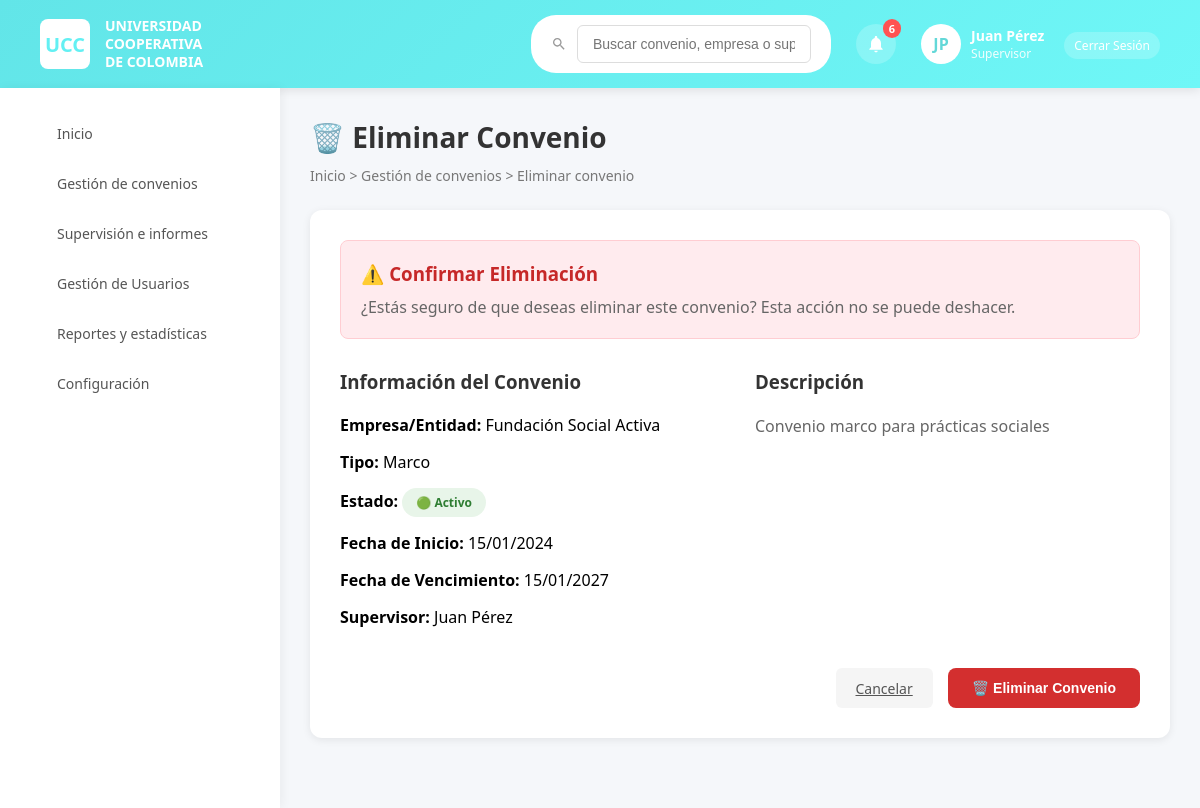
Page /1/eliminar/ (signed in) on the committed database.
### usuarios/models.py (models this page shows, shortened)
class PerfilUsuario(models.Model):
    ROL_CHOICES = [
        ('admin', 'Administrador'),
        ('supervisor', 'Supervisor'),
        ('estudiante', 'Estudiante'),
    ]
    ESTADO_CHOICES = [
        ('activo', 'Activo'),
        ('pendiente', 'Pendiente'),
        ('inactivo', 'Inactivo'),
    ]
    user = models.OneToOneField(User, on_delete=models.CASCADE, verbose_name="Usuario")
    rol = models.CharField(max_length=20, choices=ROL_CHOICES, default='estudiante', verbose_name="Rol")
    estado = models.CharField(max_length=20, choices=ESTADO_CHOICES, default='activo', verbose_name="Estado")
    telefono = models.CharField(max_length=20, blank=True, verbose_name="Teléfono")
    direccion = models.TextField(blank=True, verbose_name="Dirección")
    fecha_nacimiento = models.DateField(null=True, blank=True, verbose_name="Fecha de Nacimiento")
    foto_perfil = models.ImageField(upload_to='perfiles/', blank=True, null=True, verbose_name="Foto de Perfil")
    ultimo_acceso = models.DateTimeField(null=True, blank=True, verbose_name="Último Acceso")
    fecha_creacion = models.DateTimeField(auto_now_add=True, verbose_name="Fecha de Creación")
    fecha_actualizacion = models.DateTimeField(auto_now=True, verbose_name="Fecha de Actualización")
    class Meta:
        verbose_name = "Perfil de Usuario"
        verbose_name_plural = "Perfiles de Usuarios"
        ordering = ['-fecha_creacion']
    @property
    def iniciales(self):
        nombre = self.user.first_name or ''
        apellido = self.user.last_name or ''
        if nombre and apellido:
            return f"{nombre[0]}{apellido[0]}".upper()
        elif nombre:
            return nombre[0].upper()
        elif apellido:
            return apellido[0].upper()
        else:
            return self.user.username[:2].upper()

### convenios/models.py (models this page shows, shortened)
class Convenio(models.Model):
    TIPO_CHOICES = [
        ('marco', 'Marco'),
        ('practicas', 'Prácticas'),
        ('bienestar', 'Bienestar'),
    ]
    ESTADO_CHOICES = [
        ('activo', 'Activo'),
        ('por_vencer', 'Por vencer'),
        ('vencido', 'Vencido'),
        ('revision', 'En revisión'),
        ('juridico', 'En jurídico'),
        ('firma', 'En firma'),
        ('aprobado', 'Aprobado'),
        ('rechazado', 'Rechazado'),
    ]
    empresa_entidad = models.CharField(max_length=200, verbose_name="Empresa/Entidad")
    tipo = models.CharField(max_length=20, choices=TIPO_CHOICES, verbose_name="Tipo")
    fecha_inicio = models.DateField(verbose_name="Fecha de Inicio")
    fecha_vencimiento = models.DateField(verbose_name="Fecha de Vencimiento")
    estado = models.CharField(max_length=20, choices=ESTADO_CHOICES, default='activo', verbose_name="Estado")
    supervisor = models.ForeignKey(User, on_delete=models.SET_NULL, null=True, blank=True, verbose_name="Supervisor")
    descripcion = models.TextField(blank=True, verbose_name="Descripción")
    archivo_convenio = models.FileField(upload_to='convenios/', blank=True, null=True, verbose_name="Archivo del Convenio")
    fecha_creacion = models.DateTimeField(auto_now_add=True, verbose_name="Fecha de Creación")
    fecha_actualizacion = models.DateTimeField(auto_now=True, verbose_name="Fecha de Actualización")
    class Meta:
        verbose_name = "Convenio"
        verbose_name_plural = "Convenios"
        ordering = ['-fecha_creacion']

### convenios/views.py (the view)
# urls.py: path('<int:convenio_id>/eliminar/', views.eliminar_convenio, name='eliminar_convenio'),
@login_required
def eliminar_convenio(request, convenio_id):
    convenio = get_object_or_404(Convenio, id=convenio_id)
    if request.method == 'POST':
        convenio.delete()
        return redirect('convenios:lista_convenios')
    context = {
        'convenio': convenio,
    }
    return render(request, 'convenios/eliminar_convenio.html', context)

### templates/convenios/eliminar_convenio.html (shortened to what this page needs)
{% extends 'base.html' %}
{% block content %}
<h1 class="page-title">🗑️ Eliminar Convenio</h1>
<div class="breadcrumb">Inicio > Gestión de convenios > Eliminar convenio</div>
<div class="table-container">
    <div style="padding: 30px;">
        <div style="background: #ffebee; border: 1px solid #ffcdd2; border-radius: 8px; padding: 20px; margin-bottom: 30px;">
            <h3 style="color: #c62828; margin-bottom: 10px;">⚠️ Confirmar Eliminación</h3>
            <p style="color: #666; margin: 0;">¿Estás seguro de que deseas eliminar este convenio? Esta acción no se puede deshacer.</p>
        </div>
        <div style="display: grid; grid-template-columns: 1fr 1fr; gap: 30px;">
            <div>
                <h3 style="margin-bottom: 20px; color: #333;">Información del Convenio</h3>
                <div style="display: grid; gap: 15px;">
                    <div>
                        <strong>Empresa/Entidad:</strong> {{ convenio.empresa_entidad }}
                    </div>
                    <div>
                        <strong>Tipo:</strong> {{ convenio.get_tipo_display }}
                    </div>
                    <div>
                        <strong>Estado:</strong>
                        {% if convenio.estado == 'activo' %}
                            <span class="status-badge status-activo">🟢 Activo</span>
                        {% elif convenio.estado == 'por_vencer' %}
                            <span class="status-badge status-por-vencer">🟡 Por vencer</span>
                        {% elif convenio.estado == 'vencido' %}
                            <span class="status-badge status-vencido">🔴 Vencido</span>
                        {% else %}
                            <span class="status-badge status-pendiente">{{ convenio.get_estado_display }}</span>
                        {% endif %}
                    </div>
                    <div>
                        <strong>Fecha de Inicio:</strong> {{ convenio.fecha_inicio|date:"d/m/Y" }}
                    </div>
                    <div>
                        <strong>Fecha de Vencimiento:</strong> {{ convenio.fecha_vencimiento|date:"d/m/Y" }}
                    </div>
                    <div>
                        <strong>Supervisor:</strong> {{ convenio.supervisor.get_full_name|default:convenio.supervisor.username }}
                    </div>
                </div>
            </div>
            <div>
                <h3 style="margin-bottom: 20px; color: #333;">Descripción</h3>
                <p style="color: #666; line-height: 1.6;">{{ convenio.descripcion|default:"No hay descripción disponible." }}</p>
            </div>
        </div>
        <form method="post" style="margin-top: 40px;">
            <div style="display: flex; gap: 15px; justify-content: flex-end;">
                <a href="/convenios/" class="btn btn-secondary">Cancelar</a>
                <button type="submit" class="btn btn-danger" onclick="return confirm('¿Estás seguro de que deseas eliminar este convenio?')">
                    🗑️ Eliminar Convenio
                </button>
            </div>
        </form>
    </div>
</div>
{% endblock %}

### templates/base.html (shortened to what this page needs)
<!DOCTYPE html>
<html lang="es">
<head>
    {% load static %}
</head>
<body>
    <div class="header">
        <div class="logo-section">
            <div class="logo">UCC</div>
            <div class="university-name">
                UNIVERSIDAD<br>
                COOPERATIVA<br>
                DE COLOMBIA
            </div>
        </div>
        <div class="header-actions">
            <div class="search-bar">
                <svg width="18" height="18" fill="#999" viewBox="0 0 24 24">
                    <path d="M15.5 14h-.79l-.28-.27C15.41 12.59 16 11.11 16 9.5 16 5.91 13.09 3 9.5 3S3 5.91 3 9.5 5.91 16 9.5 16c1.61 0 3.09-.59 4.23-1.57l.27.28v.79l5 4.99L20.49 19l-4.99-5zm-6 0C7.01 14 5 11.99 5 9.5S7.01 5 9.5 5 14 7.01 14 9.5 11.99 14 9.5 14z"/>
                </svg>
                <input type="text" placeholder="Buscar convenio, empresa o supervisor...">
            </div>
            <div class="icon-btn">
                <svg width="20" height="20" fill="white" viewBox="0 0 24 24">
                    <path d="M12 22c1.1 0 2-.9 2-2h-4c0 1.1.89 2 2 2zm6-6v-5c0-3.07-1.64-5.64-4.5-6.32V4c0-.83-.67-1.5-1.5-1.5s-1.5.67-1.5 1.5v.68C7.63 5.36 6 7.92 6 11v5l-2 2v1h16v-1l-2-2z"/>
                </svg>
                <span class="badge">6</span>
            </div>
            <div class="user-profile">
                <div class="user-avatar">
                    {% if user.is_authenticated %}
                        {% if user.perfilusuario.iniciales %}
                            {{ user.perfilusuario.iniciales }}
                        {% else %}
                            {{ user.username|slice:":2"|upper }}
                        {% endif %}
                    {% else %}
                        U
                    {% endif %}
                </div>
                <div>
                    {% if user.is_authenticated %}
                        <div style="font-size: 14px; font-weight: 600;">{{ user.get_full_name|default:user.username }}</div>
                        <div style="font-size: 12px; opacity: 0.9;">{{ user.perfilusuario.get_rol_display|default:"Usuario" }}</div>
                    {% else %}
                        <div style="font-size: 14px; font-weight: 600;">Usuario</div>
                        <div style="font-size: 12px; opacity: 0.9;">No autenticado</div>
                    {% endif %}
                </div>
                {% if user.is_authenticated %}
                <div style="margin-left: 10px;">
                    <a href="/auth/logout/" style="color: white; text-decoration: none; font-size: 12px; padding: 5px 10px; background: rgba(255,255,255,0.2); border-radius: 15px; transition: all 0.3s;" onmouseover="this.style.background='rgba(255,255,255,0.3)'" onmouseout="this.style.background='rgba(255,255,255,0.2)'">
                        Cerrar Sesión
                    </a>
                </div>
                {% endif %}
            </div>
        </div>
    </div>
    <div class="container">
        <div class="sidebar">
            <ul class="sidebar-menu">
                <li class="menu-item {% if request.resolver_match.url_name == 'dashboard' %}active{% endif %}">
                    <span class="menu-icon"></span>
                    <a href="{% url 'convenios:dashboard' %}" style="text-decoration: none; color: inherit;">Inicio</a>
                </li>
                <li class="menu-item {% if 'convenios' in request.resolver_match.url_name %}active{% endif %}">
                    <span class="menu-icon"></span>
                    <a href="{% url 'convenios:lista_convenios' %}" style="text-decoration: none; color: inherit;">Gestión de convenios</a>
                </li>
                <li class="menu-item {% if 'supervisores' in request.resolver_match.url_name %}active{% endif %}">
                    <span class="menu-icon"></span>
                    <a href="/supervisores/" style="text-decoration: none; color: inherit;">Supervisión e informes</a>
                </li>
                <li class="menu-item {% if 'usuarios' in request.resolver_match.url_name %}active{% endif %}">
                    <span class="menu-icon"></span>
                    <a href="/usuarios/" style="text-decoration: none; color: inherit;">Gestión de Usuarios</a>
                </li>
                <li class="menu-item">
                    <span class="menu-icon"></span>
                    Reportes y estadísticas
                </li>
                <li class="menu-item">
                    <span class="menu-icon"></span>
                    Configuración
                </li>
            </ul>
        </div>
        <div class="main-content">
            {% block content %}
            {% endblock %}
        </div>
    </div>
</body>
</html>

### templates/base.html (style rules this page uses)
* { margin: 0; padding: 0; box-sizing: border-box; }
body { font-family: 'Segoe UI', Tahoma, Geneva, Verdana, sans-serif; background: #f5f7fa; }
.header { background: linear-gradient(135deg, #62e5e8 0%, #6ff7f7 100%); padding: 15px 40px; display: flex; justify-content: space-between; align-items: center; box-shadow: 0 2px 10px rgba(0,0,0,0.1); }
.logo-section { display: flex; align-items: center; gap: 15px; }
.logo { width: 50px; height: 50px; background: white; border-radius: 8px; display: flex; align-items: center; justify-content: center; font-weight: bold; color: #63f0f3; font-size: 20px; }
.university-name { color: white; font-size: 14px; font-weight: 600; line-height: 1.3; }
.header-actions { display: flex; align-items: center; gap: 25px; }
.search-bar { background: white; padding: 10px 20px; border-radius: 25px; display: flex; align-items: center; gap: 10px; min-width: 300px; }
.search-bar input { border: none; outline: none; width: 100%; font-size: 14px; }
.icon-btn { background: rgba(255,255,255,0.2); color: white; width: 40px; height: 40px; border-radius: 50%; display: flex; align-items: center; justify-content: center; cursor: pointer; transition: all 0.3s; position: relative; }
.badge { position: absolute; top: -5px; right: -5px; background: #ff5252; color: white; font-size: 11px; padding: 2px 6px; border-radius: 10px; font-weight: bold; }
.user-profile { display: flex; align-items: center; gap: 10px; cursor: pointer; color: white; }
.user-avatar { width: 40px; height: 40px; border-radius: 50%; background: white; color: #63d8d8; display: flex; align-items: center; justify-content: center; font-weight: bold; }
.container { display: flex; min-height: calc(100vh - 80px); }
.sidebar { width: 280px; background: white; box-shadow: 2px 0 10px rgba(0,0,0,0.05); overflow-y: auto; }
.sidebar-menu { list-style: none; padding: 20px 0; }
.menu-item { padding: 15px 25px; color: #555; cursor: pointer; transition: all 0.3s; display: flex; align-items: center; gap: 12px; font-size: 14px; }
.menu-icon { width: 20px; height: 20px; }
.main-content { flex: 1; padding: 30px; overflow-y: auto; }
.page-title { font-size: 28px; color: #333; margin-bottom: 10px; font-weight: 600; }
.breadcrumb { color: #777; font-size: 14px; margin-bottom: 25px; }
.table-container { background: white; border-radius: 12px; overflow: hidden; box-shadow: 0 2px 8px rgba(0,0,0,0.08); }
.status-badge { padding: 6px 14px; border-radius: 20px; font-size: 12px; font-weight: 600; display: inline-flex; align-items: center; gap: 6px; }
.status-activo { background: #e8f5e9; color: #2e7d32; }
.btn { padding: 10px 20px; border-radius: 6px; border: none; cursor: pointer; font-size: 14px; transition: all 0.3s; font-weight: 500; display: inline-flex; align-items: center; gap: 8px; }
.btn-secondary { background: #f5f5f5; color: #555; }
select, input[type="date"], input[type="text"] { padding: 10px 15px; border: 1px solid #ddd; border-radius: 6px; font-size: 14px; outline: none; transition: all 0.3s; background: white; }

### templates/convenios/eliminar_convenio.html (style rules this page uses)
.btn-danger { background: #d32f2f; color: white; padding: 12px 24px; border: none; border-radius: 8px; cursor: pointer; font-size: 14px; font-weight: 600; transition: all 0.3s ease; text-decoration: none; display: inline-block; }

### rows in the picture
Convenio: empresa_entidad "Fundación Social Activa", tipo "Marco", fecha_inicio "15/01/2024", fecha_vencimiento "15/01/2027", supervisor.get_full_name "Juan Pérez", descripcion "Convenio marco para prácticas sociales"

### other values in the picture
{{ user.perfilusuario.iniciales }} "JP"
{{ user.get_full_name|default:user.username }} "Juan Pérez"
{{ user.perfilusuario.get_rol_display|default:"Usuario" }} "Supervisor"
